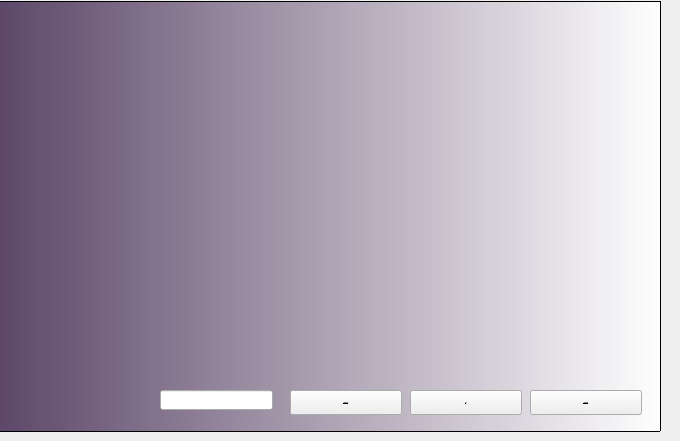
      <widget class="QWidget" name="tab_30">
       <attribute name="title">
        <string>afficher les RDV</string>
       </attribute>
       <widget class="QTableView" name="tableRDV">
        <property name="geometry">
         <rect>
          <x>-10</x>
          <y>1</y>
          <width>671</width>
          <height>431</height>
         </rect>
        </property>
        <property name="styleSheet">
         <string notr="true">
background-color: qlineargradient(spread:pad, x1:0, y1:0, x2:1, y2:0, stop:0 rgba(86, 64, 99, 249), stop:1 rgba(255, 255, 255, 255));

border-image: url(C:/music/policeman-background_48369-15139.jpg) 1 1 1 1 stretch stretch;</string>
        </property>
       </widget>
       <widget class="QPushButton" name="print">
        <property name="geometry">
         <rect>
          <x>530</x>
          <y>390</y>
          <width>112</width>
          <height>25</height>
         </rect>
        </property>
        <property name="font">
         <font>
          <pointsize>-1</pointsize>
          <weight>75</weight>
          <bold>true</bold>
          <underline>true</underline>
          <strikeout>false</strikeout>
         </font>
        </property>
        <property name="cursor">
         <cursorShape>PointingHandCursor</cursorShape>
        </property>
        <property name="text">
         <string>imprimer</string>
        </property>
       </widget>
       <widget class="QPushButton" name="pb_supp_rdv">
        <property name="geometry">
         <rect>
          <x>290</x>
          <y>390</y>
          <width>112</width>
          <height>25</height>
         </rect>
        </property>
        <property name="font">
         <font>
          <pointsize>-1</pointsize>
          <weight>75</weight>
          <bold>true</bold>
          <underline>true</underline>
          <strikeout>false</strikeout>
         </font>
        </property>
        <property name="cursor">
         <cursorShape>PointingHandCursor</cursorShape>
        </property>
        <property name="text">
         <string>supprimer</string>
        </property>
       </widget>
       <widget class="QLineEdit" name="le_rdv_supp">
        <property name="geometry">
         <rect>
          <x>160</x>
          <y>390</y>
          <width>113</width>
          <height>20</height>
         </rect>
        </property>
       </widget>
       <widget class="QPushButton" name="trie_rdv">
        <property name="geometry">
         <rect>
          <x>410</x>
          <y>390</y>
          <width>112</width>
          <height>25</height>
         </rect>
        </property>
        <property name="font">
         <font>
          <pointsize>-1</pointsize>
          <weight>75</weight>
          <bold>true</bold>
          <underline>true</underline>
          <strikeout>false</strikeout>
         </font>
        </property>
        <property name="cursor">
         <cursorShape>PointingHandCursor</cursorShape>
        </property>
        <property name="text">
         <string>Trie</string>
        </property>
       </widget>
      </widget>
